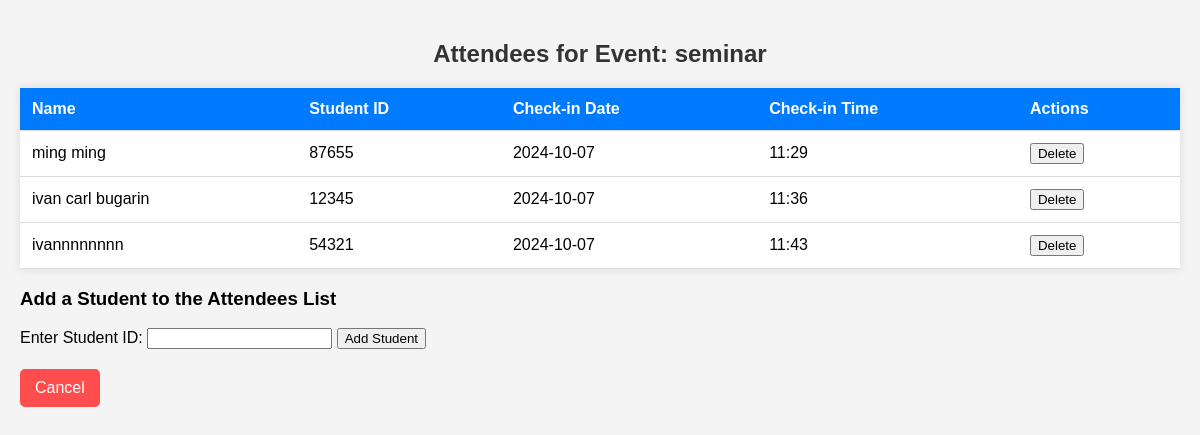
The app's page /admin-management/view-attendees/3/ with its own data.
### adminManagement/models.py (models this page shows, shortened)
class Event(models.Model):
    event_name = models.CharField(max_length=200)
    event_date = models.DateField(blank=True, null=True)
    event_time = models.TimeField(blank=True, null=True)
    location_description = models.CharField(blank=True, null=True, max_length=300)
    latitude = models.FloatField(blank=True, null=True)
    longitude = models.FloatField(blank=True, null=True)
    created_at = models.DateTimeField(auto_now_add=True)
    check_ins = models.ManyToManyField(Student, through='EventCheckIn')

class EventCheckIn(models.Model):
    event = models.ForeignKey(Event, on_delete=models.CASCADE)
    student = models.ForeignKey(Student, on_delete=models.CASCADE)
    check_in_time = models.DateTimeField(default=timezone.now)

class Student(models.Model):
    name = models.CharField(max_length=100)
    student_id = models.CharField(max_length=50, unique=True)
    image = models.ImageField(upload_to='student_images/', blank=True, null=True)
    created_at = models.DateTimeField(auto_now_add=True)
    course = models.CharField(max_length=100, blank=True)
    year_level = models.IntegerField(choices=[(1, '1st Year'), (2, '2nd Year'), (3, '3rd Year'), (4, '4th Year')], default=1)
    section = models.CharField(max_length=50, blank=True)

### adminManagement/views.py (the view)
# urls.py: path('admin-management/view-attendees/<int:event_id>/', admin_views.view_attendees, name='view_attendees'),
def view_attendees(request, event_id):
    event = get_object_or_404(Event, id=event_id)
    attendees = EventCheckIn.objects.filter(event=event)
    return render(request, 'adminManagement/view_attendees.html', {'event': event, 'attendees': attendees})

### adminManagement/templates/adminManagement/view_attendees.html (shortened to what this page needs)
<!DOCTYPE html>
<html lang="en">
<head>
    {% load static %}
    <link rel="stylesheet" href="{% static 'css/attendeesStyle.css' %}">
</head>
<body>
    <h2>Attendees for Event: {{ event.event_name }}</h2>
    <table>
        <thead>
            <tr>
                <th>Name</th>
                <th>Student ID</th>
                <th>Check-in Date</th>
                <th>Check-in Time</th>
                <th>Actions</th>
            </tr>
        </thead>
        <tbody>
            {% for attendee in attendees %}
            <tr>
                <td>{{ attendee.student.name }}</td>
                <td>{{ attendee.student.student_id }}</td>
                <td>{{ attendee.check_in_time|date:"Y-m-d" }}</td>
                <td>{{ attendee.check_in_time|time:"H:i" }}</td>
                <td>
                    <form method="POST" action="{% url 'delete_attendee' event.id attendee.student.id %}" onsubmit="return confirm('Are you sure you want to remove this attendee?');">
                        <button type="submit" class="delete-btn">Delete</button>
                    </form>
                </td>
            </tr>
            {% endfor %}
        </tbody>
    </table>
    <h3>Add a Student to the Attendees List</h3>
    <form method="POST" action="{% url 'add_attendee' event.id %}">
        <label for="student_id">Enter Student ID:</label>
        <input type="text" id="student_id" name="student_id" required>
        <button type="submit" class="add-btn">Add Student</button>
    </form>
    <a href="{% url 'admin_dashboard' %}" class="cancel-btn">Cancel</a>
</body>
</html>

### adminManagement/static/css/attendeesStyle.css (style rules this page uses)
body { font-family: Arial, sans-serif; background-color: #f4f4f4; margin: 0; padding: 20px; }
h2 { text-align: center; margin-bottom: 20px; color: #333; }
table { width: 100%; border-collapse: collapse; margin: 0 auto; background-color: #fff; box-shadow: 0 0 10px rgba(0, 0, 0, 0.1); }
th, td { padding: 12px; text-align: left; border-bottom: 1px solid #ddd; }
th { background-color: #007bff; color: white; }
.cancel-btn { display: inline-block; margin-top: 20px; padding: 10px 15px; background-color: #ff4d4d; color: white; text-decoration: none; border-radius: 5px; transition: background-color 0.3s; }

### records on screen
Event: event_name "seminar"
EventCheckIn: student.name "ming ming", student.student_id "87655", check_in_time "2024-10-07", check_in_time "11:29"
EventCheckIn: student.name "ivan carl bugarin", student.student_id "12345", check_in_time "2024-10-07", check_in_time "11:36"
EventCheckIn: student.name "ivannnnnnnn", student.student_id "54321", check_in_time "2024-10-07", check_in_time "11:43"
